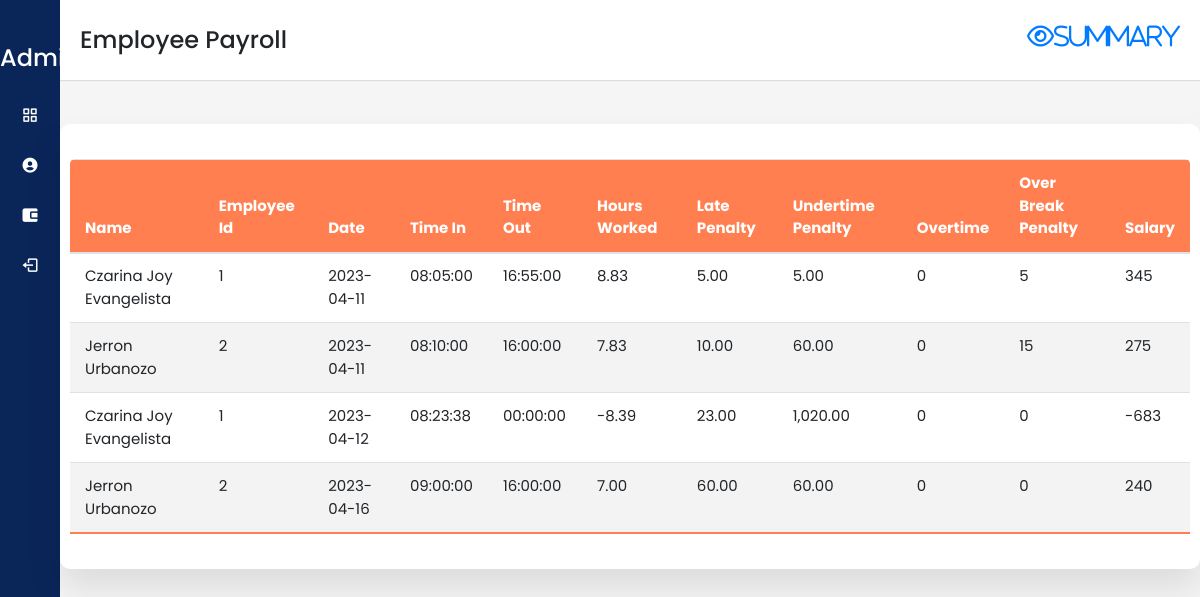
/payroll.php, run on an earlier commit of the app's database.
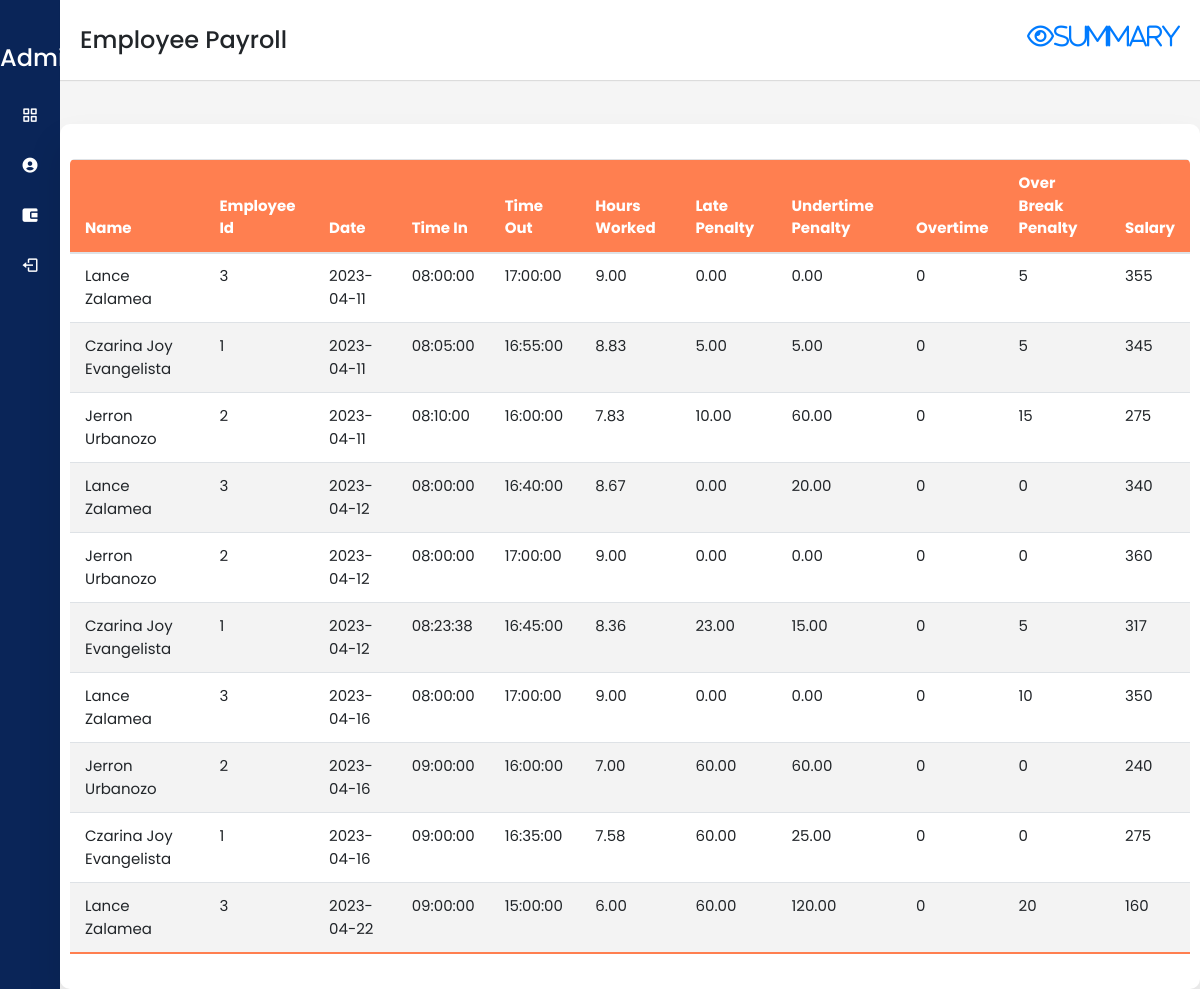
And on a later commit of the database.
### tables this page shows
CREATE TABLE `attendance` (
  `id` int(11) NOT NULL,
  `employee_id` varchar(11) NOT NULL,
  `date` date NOT NULL,
  `time_in` time NOT NULL DEFAULT current_timestamp(),
  `status` int(1) NOT NULL,
  `time_out` time NOT NULL,
  `num_hr` double NOT NULL,
  `start_break` time NOT NULL,
  `end_break` time NOT NULL,
  `salary` varchar(11) NOT NULL
);

CREATE TABLE `employees` (
  `id` int(11) NOT NULL,
  `employee_id` varchar(15) NOT NULL,
  `firstname` varchar(50) NOT NULL,
  `lastname` varchar(50) NOT NULL,
  `position_id` int(11) NOT NULL,
  `schedule_id` int(11) NOT NULL,
  `created_on` date NOT NULL DEFAULT current_timestamp()
);

### payroll.php (the view, shortened to what the changed rows need)
<?php
include("config/config.php");
include "nav-Items.php";
?>
<!DOCTYPE html>
<html lang="en">
<head>
    <head>
        <link rel="stylesheet" href="https://cdn.jsdelivr.net/npm/bootstrap@4.6.1/dist/css/bootstrap.min.css"
>
        <link rel="stylesheet" href="https://pro.fontawesome.com/releases/v5.10.0/css/all.css"
 />
        <link href="https://cdn.datatables.net/1.10.18/css/dataTables.bootstrap4.min.css" rel="stylesheet">
        <link rel="stylesheet" href="sidebar.css" />
        <link href="https://unpkg.com/boxicons@2.0.7/css/boxicons.min.css" rel="stylesheet" />
    </head>
<body>
    <div class="sidebar">
        <?php navItems("Profile") ?>
    </div>
    <section class="home-section">
        <div class="home-content">
            <section class="attendance">
                <div class="attendance-list">
                    <table id="dataTable_1" class="table">
                        <thead>
                            <tr>
                                <th>Name</th>
                                <th>Employee id</th>
                                <th>Date</th>
                                <th>Time in</th>
                                <th>Time out</th>
                                <th>Hours Worked</th>
                                <th>Late Penalty</th>
                                <th>Undertime Penalty</th>
                                <th>Overtime</th>
                                <th>Over break penalty</th>
                                <th>Salary</th>
                            </tr>
                        </thead>
                        <tbody>
                            <tr>
                                <?php
                               $sql = "SELECT * FROM attendance
                               INNER JOIN employees ON attendance.employee_id = employees.employee_id
                               ORDER BY date ASC, time_in ASC, time_out ASC";
                               $result = $conn->query($sql);
                                if ($result->num_rows > 0) {
                                  while($row = $result->fetch_assoc()) {
                                    $time_in = strtotime($row['time_in']);
                                    $time_out = strtotime($row['time_out']);
                                    $end_break = strtotime($row['end_break']);
                                    $hours_worked = ($time_out - $time_in) / 3600;
                                    $start_time = strtotime('8:00:00');
                                    $end_time = strtotime('17:00:00');
                                    $overtime_pay = 0;
                                    $over_break_pay = 0;
                                    if ($end_break > strtotime('13:00:00')) {
                                        $over_break_minutes = ($end_break - strtotime('13:00:00')) / 60;
                                        $over_break_pay = $over_break_minutes * 1;
                                    }
                                    $undertime_pay = 0;
                                    if ($time_out < $end_time) {
                                    $undertime_minutes = ($end_time - $time_out) / 60;
                                    $undertime_pay = $undertime_minutes * 1;
                                    }
                                    $late_minutes = ($time_in - $start_time) / 60;
                                    $late_penalty = floor($late_minutes);
                                            echo "<tr>
                                                <td>".$row['firstname'].' '.$row['lastname']."</td>
                                                <td>". $row['employee_id'] . "</td>
                                                <td>" . $row['date'] . "</td>
                                                <td>" . $row['time_in'] . "</td>
                                                <td>" .$row['time_out']. "</td>
                                                <td>" .number_format($hours_worked, 2).  "</td>
                                                <td>"  .number_format($late_penalty, 2). "</td>
                                                <td>"  .number_format($undertime_pay, 2). "</td>
                                                <td>" .$overtime_pay. "</td>
                                                <td>" .$over_break_pay. "</td>
                                                <td>" .$row['salary']. "</td>
                                            </tr>";
                                        }
                                    } else {
                                        echo "No attendance record found.";
                                    }
                                ?>
                            </tr>
                        </tbody>
                    </table>
                </div>
            </section>
</body>
</html>

### nav-Items.php
<?php function navItems($active) { ?>
<?php
        $items = [
            [
                "caption"=> "Employee",
                "icon"=> "bx bx-grid-alt",
                "url"=> "dashboard.php"
            ],
            [
                "caption"=> "Attendance",
                "icon"=> "bx bxs-user-circle",
                "url"=> "attendance.php"
            ],
            [
                "caption"=> "Payroll",
                "icon"=> "bx bxs-wallet-alt",
                "url"=> "Payroll.php"
            ],
            [
                "caption"=> "Logout",
                "icon"=> "bx bx-log-out",
                "url"=> "Logout.php"
            ],
        ];
    ?>
<ul class="nav-links">
    <?php foreach ($items as $item) { ?>
    <li>
        <a href="<?= $item["url"] ?>" style="color: white" class="<?= $item["caption"] == $active ? "active": "" ?>">
            <i class='<?= $item["icon"] ?>'></i>
            <span class="link_name"><?= $item["caption"] ?></span>
        </a>
    </li>
    <?php } ?>
</ul>
<?php } ?>

What changed in the data, as far as the page shows it:
added attendance: employees.firstname "Lance", employees.lastname "Zalamea", employees.employee_id "3", date "2023-04-11", time_in "08:00:00", time_out "17:00:00", hours_worked "9.00", time_in "0.00", undertime_pay "0.00", overtime_pay "0", end_break "5", salary "355"
added attendance: employees.firstname "Lance", employees.lastname "Zalamea", employees.employee_id "3", date "2023-04-12", time_in "08:00:00", time_out "16:40:00", hours_worked "8.67", time_in "0.00", time_out "20.00", overtime_pay "0", over_break_pay "0", salary "340"
added attendance: employees.firstname "Jerron", employees.lastname "Urbanozo", employees.employee_id "2", date "2023-04-12", time_in "08:00:00", time_out "17:00:00", hours_worked "9.00", time_in "0.00", undertime_pay "0.00", overtime_pay "0", over_break_pay "0", salary "360"
changed attendance (number 6 of 10 on the later page): time_out "00:00:00" → "16:45:00"; hours_worked "-8.39" → "8.36"; time_out "1,020.00" → "15.00"; end_break "0" → "5"; salary "-683" → "317"
added attendance: employees.firstname "Lance", employees.lastname "Zalamea", employees.employee_id "3", date "2023-04-16", time_in "08:00:00", time_out "17:00:00", hours_worked "9.00", time_in "0.00", undertime_pay "0.00", overtime_pay "0", end_break "10", salary "350"
added attendance: employees.firstname "Czarina Joy", employees.lastname "Evangelista", employees.employee_id "1", date "2023-04-16", time_in "09:00:00", time_out "16:35:00", hours_worked "7.58", time_in "60.00", time_out "25.00", overtime_pay "0", over_break_pay "0", salary "275"
added attendance: employees.firstname "Lance", employees.lastname "Zalamea", employees.employee_id "3", date "2023-04-22", time_in "09:00:00", time_out "15:00:00", hours_worked "6.00", time_in "60.00", time_out "120.00", overtime_pay "0", end_break "20", salary "160"
